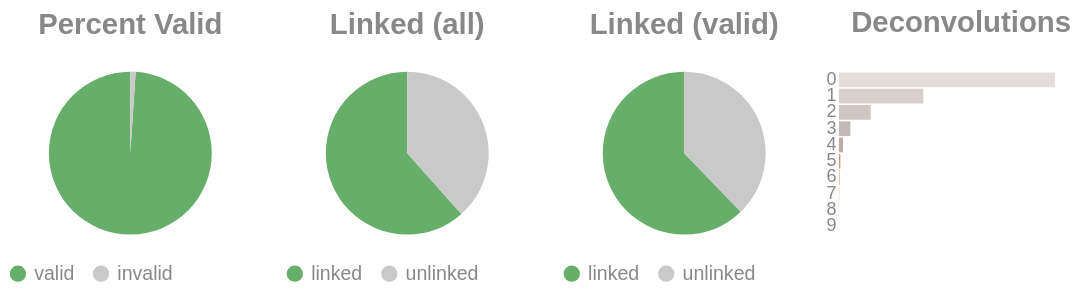

Notebook code for this chart:
### Code cell
if SKIPLR:
    pass
else:
    clash = Counter()
    for i in valids['molecule'].to_list():
        _mol = i.split("-")
        if len(_mol) == 1:
            clash.update('0')
        else:
            clash.update(_mol[-1])

    _d = {"deconvolutions": [], 'count': []}
    for k,v in clash.items():
        _d['deconvolutions'].append(k)
        _d['count'].append(v)

    tot_valid = valids['reads'].sum()
    mask = valids['reads'] >= 2
    n_linked_reads = valids.filter(mask)['reads'].sum()
    if n_linked_reads == 0:
        print_html("No linked molecules (>=2 reads) were detected; skipping linked-only distributions.")
        SKIPLR = True
    else:
        perc_valid = round(tot_valid / n_reads, 4)
        linked_perc_abs = round(n_linked_reads / n_reads, 4)
        linked_perc = round(n_linked_reads / tot_valid, 4)

    _valid = pl.DataFrame({"valids": ['valid', 'invalid'], "count": [tot_valid, n_reads - tot_valid]})
    _linked_abs = pl.DataFrame({"linked (absolute)": ['linked', 'unlinked'], "count": [n_linked_reads, n_reads - n_linked_reads]})
    _linked_rel = pl.DataFrame({"linked (valids)": ['linked', 'unlinked'], "count": [n_linked_reads, tot_valid - n_linked_reads]})

    (
        alt.hconcat(
            piechart(_valid, goodval = 'valid', title = "Percent Valid"),
            piechart(_linked_abs, goodval = "linked", title =  "Linked (all)"),
            piechart(_linked_rel, goodval = "linked", title =  "Linked (valid)"),
            convolutionbar(pl.DataFrame(_d), title = "Deconvolutions"),
            center = True,
            bounds = 'flush'
        )
        .resolve_scale(color='independent')
        .resolve_legend('independent')
        .properties(usermeta={'embedOptions': {"actions": False}})
    ).display()

### Figure 1 — Vega-Lite specification as saved in the notebook (floating-point values rounded to 4 significant figures)
{"width": "container", "height": 400, "config": {"title": {"anchor": "start", "dy": -15, "fontSize": 18, "color": "#888888", "subtitleColor": "#888888", "subtitleFontSize": 14}, "arc": {"fill": "#0072B2"}, "axis": {"domainColor": "#888888", "domainWidth": 0.5, "gridWidth": 0.2, "grid": false, "titleFontWeight": 400, "titleFontSize": 15, "labelFontSize": 11, "labelColor": "#888888", "tickColor": "#888888", "tickWidth": 0.2, "titleColor": "#888888"}, "axisBand": {"grid": false}, "axisX": {"grid": true, "tickSize": 10, "domainCap": "round"}, "axisY": {"domain": false, "grid": true, "tickSize": 0, "domainCap": "round"}, "background": "transparent", "header": {"labelFontSize": 15, "labelColor": "#888888", "titleFontSize": 15, "titleFontWeight": 600, "titleColor": "#888888"}, "legend": {"labelFont": "sans-serif", "labelFontSize": 12, "labelColor": "#888888", "symbolSize": 100, "symbolType": "circle", "titleFontSize": 12, "titlePadding": 10, "titleColor": "#888888", "title": null}, "range": {"category": ["#E69F00", "#56B4E9", "#009E73", "#F0E442", "#0072B2", "#D55E00", "#CC79A7", "#000000"], "diverging": ["#cfe8f3", "#a2d4ec", "#73bfe2", "#46abdb", "#1696d2", "#12719e"]}, "area": {"fill": "#0072B2", "fillOpacity": 0.7, "line": true, "strokeOpacity": 0.7}, "line": {"color": "#0072B2", "stroke": "#0072B2", "strokeWidth": 2}, "trail": {"color": "#0072B2", "stroke": "#0072B2", "strokeWidth": 0, "size": 1}, "point": {"filled": true, "fillOpacity": 1.0, "size": 95}, "text": {"color": "#888888", "fontSize": 11, "align": "right", "fontWeight": 400, "size": 11}, "bar": {"fill": "#0072B2", "stroke": null}, "view": {"stroke": null, "continuousWidth": 660, "continuousHeight": 400}}, "hconcat": [{"data": {"name": "data-6ba5141ea34e48a92f9c5acc61263726"}, "mark": {"type": "arc"}, "encoding": {"color": {"field": "valids", "legend": {"orient": "bottom", "title": null}, "scale": {"domain": ["valid", "invalid"], "range": ["#68ae6b", "#C9C9C9"]}, "title": "Valids", "type": "nominal"}, "theta": {"field": "count", "type": "quantitative"}, "tooltip": [{"field": "valids", "title": "Valids", "type": "ordinal"}, {"field": "percent", "format": ".2%", "title": "Percent", "type": "quantitative"}, {"field": "count", "title": "Count", "type": "quantitative"}]}, "height": 100, "title": {"text": "Percent Valid", "align": "center", "anchor": "middle"}, "transform": [{"calculate": "datum.count / 3969194", "as": "percent"}], "width": 150}, {"data": {"name": "data-37eb5dceb71564dcf657cff83bce29cf"}, "mark": {"type": "arc"}, "encoding": {"color": {"field": "linked (absolute)", "legend": {"orient": "bottom", "title": null}, "scale": {"domain": ["linked", "unlinked"], "range": ["#68ae6b", "#C9C9C9"]}, "title": "Linked (Absolute)", "type": "nominal"}, "theta": {"field": "count", "type": "quantitative"}, "tooltip": [{"field": "linked (absolute)", "title": "Linked (Absolute)", "type": "ordinal"}, {"field": "percent", "format": ".2%", "title": "Percent", "type": "quantitative"}, {"field": "count", "title": "Count", "type": "quantitative"}]}, "height": 100, "title": {"text": "Linked (all)", "align": "center", "anchor": "middle"}, "transform": [{"calculate": "datum.count / 3969194", "as": "percent"}], "width": 150}, {"data": {"name": "data-ccdb4ac5d715fb964816c2a29cfc759e"}, "mark": {"type": "arc"}, "encoding": {"color": {"field": "linked (valids)", "legend": {"orient": "bottom", "title": null}, "scale": {"domain": ["linked", "unlinked"], "range": ["#68ae6b", "#C9C9C9"]}, "title": "Linked (Valids)", "type": "nominal"}, "theta": {"field": "count", "type": "quantitative"}, "tooltip": [{"field": "linked (valids)", "title": "Linked (Valids)", "type": "ordinal"}, {"field": "percent", "format": ".2%", "title": "Percent", "type": "quantitative"}, {"field": "count", "title": "Count", "type": "quantitative"}]}, "height": 100, "title": {"text": "Linked (valid)", "align": "center", "anchor": "middle"}, "transform": [{"calculate": "datum.count / 3927560", "as": "percent"}], "width": 150}, {"data": {"name": "data-1b6fbe09a2ea75ddb3110114b28c4fad"}, "mark": {"type": "bar"}, "encoding": {"color": {"field": "deconvolutions", "legend": null, "scale": {"scheme": "lightgreyred"}, "type": "nominal"}, "tooltip": [{"field": "deconvolutions", "title": "Deconvolutions", "type": "ordinal"}, {"field": "percent", "format": ".2%", "title": "Percent", "type": "quantitative"}, {"field": "count", "title": "Count", "type": "quantitative"}], "x": {"axis": null, "field": "count", "type": "quantitative"}, "y": {"field": "deconvolutions", "sort": "ascending", "title": null, "type": "nominal"}}, "height": 100, "title": {"text": "Deconvolutions", "align": "center", "anchor": "middle"}, "transform": [{"calculate": "datum.count / 2291089", "as": "percent"}], "width": 150}], "bounds": "flush", "center": true, "resolve": {"legend": {"angle": "independent"}, "scale": {"color": "independent"}}, "usermeta": {"embedOptions": {"actions": false}}, "$schema": "https://vega.github.io/schema/vega-lite/v6.4.1.json", "datasets": {"data-6ba5141ea34e48a92f9c5acc61263726": [{"valids": "valid", "count": 3927560}, {"valids": "invalid", "count": 41634}], "data-37eb5dceb71564dcf657cff83bce29cf": [{"linked (absolute)": "linked", "count": 2443618}, {"linked (absolute)": "unlinked", "count": 1525576}], "data-ccdb4ac5d715fb964816c2a29cfc759e": [{"linked (valids)": "linked", "count": 2443618}, {"linked (valids)": "unlinked", "count": 1483942}], "data-1b6fbe09a2ea75ddb3110114b28c4fad": [{"deconvolutions": "0", "count": 1414270}, {"deconvolutions": "1", "count": 552363}, {"deconvolutions": "2", "count": 208138}, {"deconvolutions": "3", "count": 75076}, {"deconvolutions": "4", "count": 26665}, {"deconvolutions": "5", "count": 9409}, {"deconvolutions": "6", "count": 3344}, {"deconvolutions": "7", "count": 1221}, {"deconvolutions": "8", "count": 431}, {"deconvolutions": "9", "count": 172}]}}
